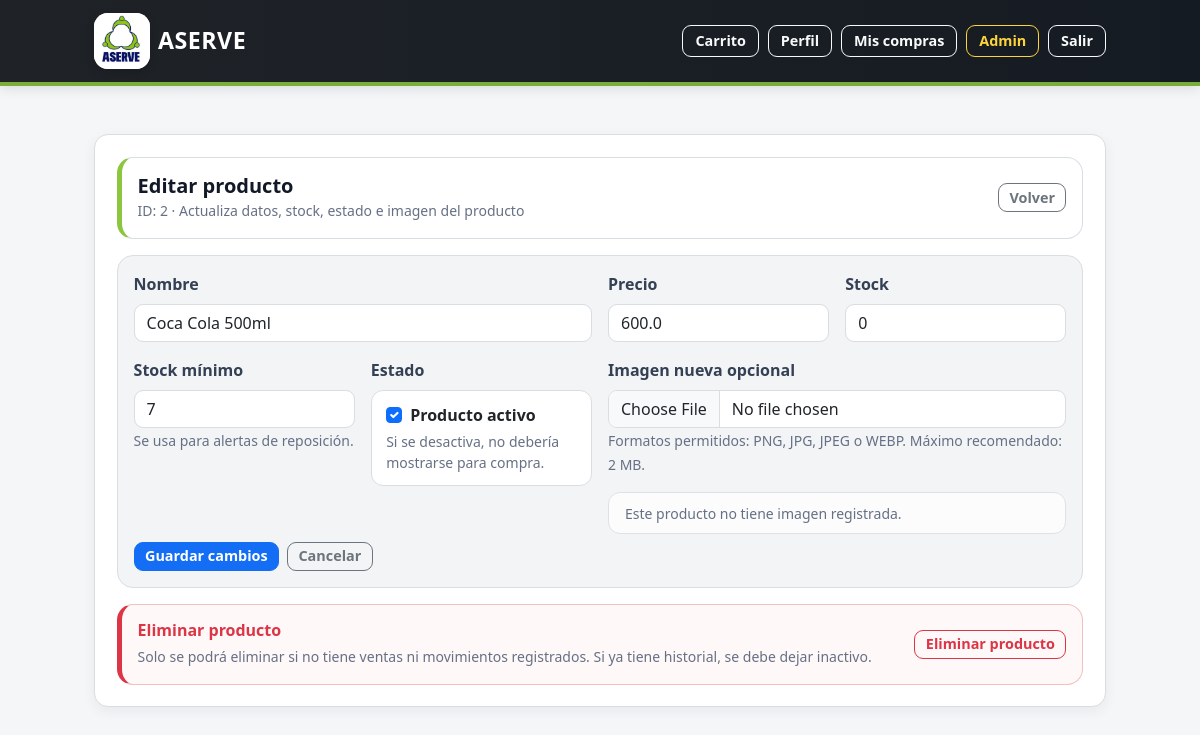
The page /admin/products/2/edit (signed in) on the database as committed earlier.
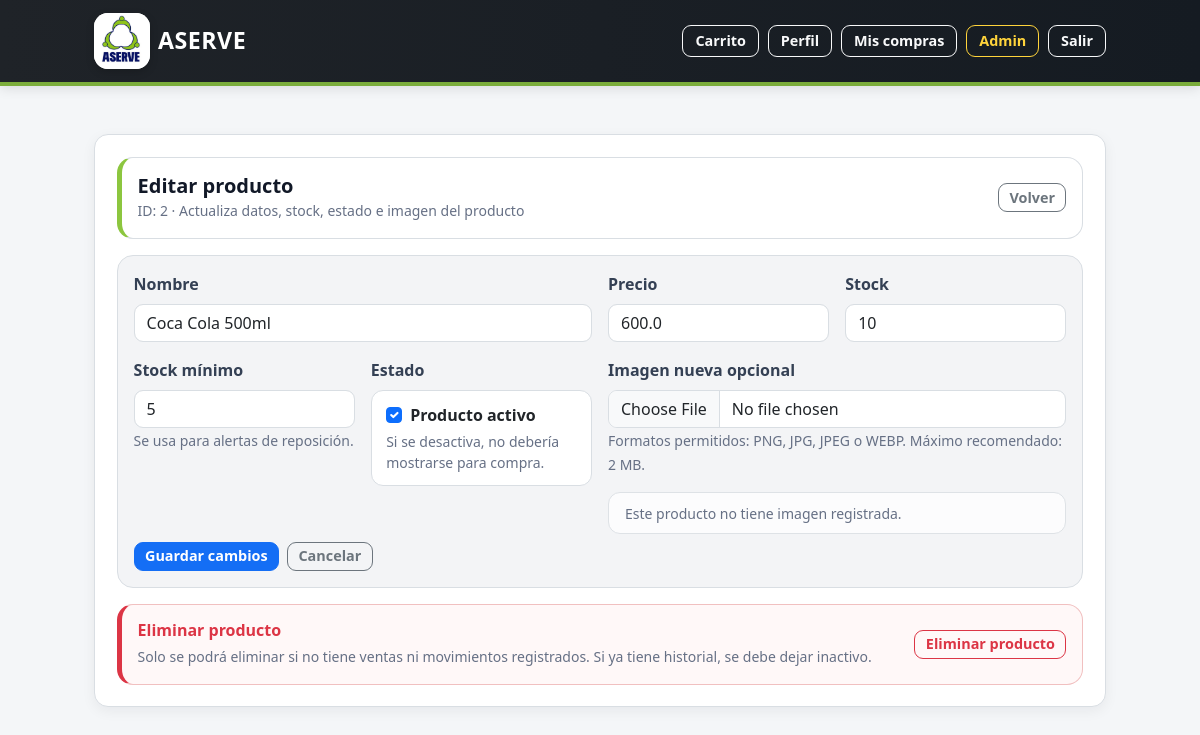
The same page on the database as committed later.
### tables this page shows
CREATE TABLE products (
    id INTEGER PRIMARY KEY AUTOINCREMENT,
    nombre TEXT NOT NULL,
    precio REAL NOT NULL CHECK (precio >= 0),
    stock INTEGER NOT NULL DEFAULT 0 CHECK (stock >= 0),
    stock_minimo INTEGER NOT NULL DEFAULT 0 CHECK (stock_minimo >= 0),
    image_filename TEXT,
    activo INTEGER NOT NULL DEFAULT 1 CHECK (activo IN (0, 1))
);

### app.py (the view, shortened to what this page needs)
@app.route("/admin/products/<int:product_id>/edit", methods=["GET", "POST"])
def admin_product_edit(product_id):
    if "user_id" not in session or session.get("rol") != "admin":
        return redirect(url_for("login"))
    db = get_db()
    p = db.execute(
        """
        SELECT id, nombre, precio, stock, stock_minimo, activo, image_filename
        FROM products
        WHERE id = ?
        """,
        (product_id,)
    ).fetchone()
    if not p:
        flash("Producto no encontrado.", "danger")
        return redirect(url_for("admin_products"))
    return render_template("admin_product_edit.html", p=p)

### app.py (called while the page is built)
def get_db():
    if "db" not in g:
        db_folder = os.path.dirname(app.config["DATABASE"])
        os.makedirs(db_folder, exist_ok=True)
        g.db = sqlite3.connect(app.config["DATABASE"])
        g.db.row_factory = sqlite3.Row
    return g.db

@app.before_request
def proteger_password_temporal():
    if "user_id" not in session:
        return None
    rutas_permitidas = {
        "cambiar_password_temporal",
        "logout",
        "static"
    }
    if request.endpoint in rutas_permitidas:
        return None
    if session.get("password_temporal") == 1:
        flash("Debes cambiar tu contraseña temporal antes de continuar.", "warning")
        return redirect(url_for("cambiar_password_temporal"))
    return None

### templates/admin_product_edit.html (shortened to what the changed rows need)
{% extends "base.html" %}
{% block content %}
<div class="card shadow-sm">
  <div class="card-body">
    <div class="product-edit-header mb-3">
      <div class="d-flex flex-column flex-md-row justify-content-between align-items-start align-items-md-center gap-3">
        <div>
          <h5 class="mb-0">Editar producto</h5>
          <small class="text-muted">
            ID: {{ p.id }} · Actualiza datos, stock, estado e imagen del producto
          </small>
        </div>
      </div>
    </div>
    <div class="product-edit-form-box mb-3">
      <form method="POST" enctype="multipart/form-data" class="row g-3">
        <div class="col-12 col-md-6">
          <label class="form-label">Nombre</label>
          <input
            type="text"
            name="nombre"
            class="form-control"
            value="{{ p.nombre }}"
            required
            autocomplete="off"
          >
        </div>
        <div class="col-12 col-md-3">
          <label class="form-label">Precio</label>
          <input
            type="number"
            step="0.01"
            min="0"
            name="precio"
            class="form-control"
            value="{{ p.precio }}"
            required
          >
        </div>
        <div class="col-12 col-md-3">
          <label class="form-label">Stock</label>
          <input
            type="number"
            min="0"
            name="stock"
            class="form-control"
            value="{{ p.stock }}"
            required
          >
        </div>
        <div class="col-12 col-md-3">
          <label class="form-label">Stock mínimo</label>
          <input
            type="number"
            min="0"
            name="stock_minimo"
            class="form-control"
            value="{{ p.stock_minimo }}"
          >
          <small class="text-muted">
            Se usa para alertas de reposición.
          </small>
        </div>
        <div class="col-12 col-md-3">
          <div class="product-edit-status-box">
            <div class="form-check mb-0">
              <input
                class="form-check-input"
                type="checkbox"
                name="activo"
                id="activo"
                {% if p.activo == 1 %}checked{% endif %}
              >
              <label class="form-check-label fw-semibold" for="activo">
                Producto activo
              </label>
            </div>
          </div>
        </div>
      </form>
    </div>
  </div>
</div>
{% endblock %}

Rows that differ between the two databases and show on the page:
changed products "Coca Cola 500ml": stock "0" → "10"; stock_minimo "7" → "5"
